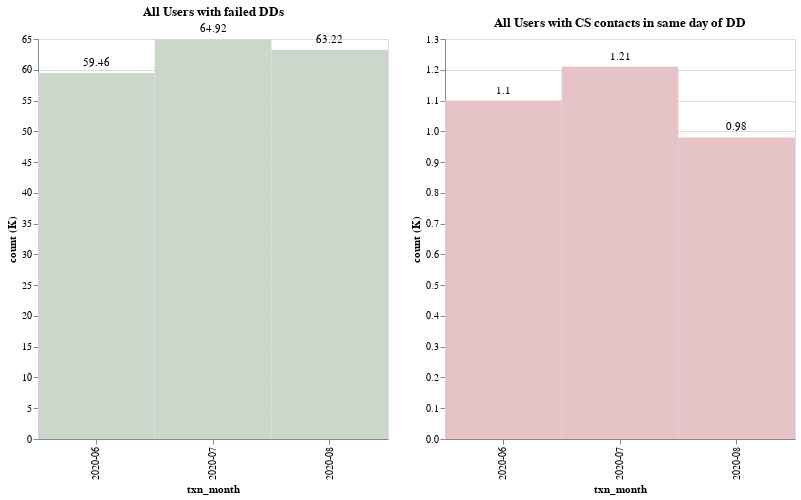

The cell this chart's notebook holds for it:
### Markdown cell above
As for failed direct debits, we have 62.5K users with this transaction type on average per month. Out of these, 1.1K (2%) contacted CS on the same day of the transaction.

When looking into all users with failed transactions, we have 618.6K users, and 2% of these contacted CS on the same day of the transaction (12K per month on average).

### Code cell
users_dd = af.column_single_label(
    all_dd_contacts_per_month[
        all_dd_contacts_per_month["label"] == "distinct_txn_users"
    ],
    af.green,
    "txn_month:O",
    "count (K):Q",
    350,
    400,
    "x",
)
users_contact_dd = af.column_single_label(
    all_dd_contacts_per_month[
        all_dd_contacts_per_month["label"] == "distinct_contact_users"
    ],
    af.pink,
    "txn_month:O",
    "count (K):Q",
    350,
    400,
    "x",
)

users_dd.properties(title="All Users with failed DDs") | users_contact_dd.properties(
    title="All Users with CS contacts in same day of DD"
)

### Figure 1 — Vega-Lite specification as saved in the notebook (floating-point values rounded to 4 significant figures)
{"config": {"view": {"continuousWidth": 400, "continuousHeight": 300}}, "hconcat": [{"layer": [{"mark": {"type": "rect", "color": "#CAD7CA"}, "encoding": {"x": {"type": "ordinal", "field": "txn_month", "sort": "x"}, "y": {"type": "quantitative", "field": "count (K)"}}, "height": 400, "width": 350}, {"mark": {"type": "text", "align": "center", "baseline": "middle", "dy": -10}, "encoding": {"text": {"type": "quantitative", "field": "count (K)"}, "x": {"type": "ordinal", "field": "txn_month", "sort": "x"}, "y": {"type": "quantitative", "field": "count (K)"}}, "height": 400, "width": 350}], "data": {"name": "data-642f13606e040be23b06d77fe91b3dce"}, "title": "All Users with failed DDs"}, {"layer": [{"mark": {"type": "rect", "color": "#E5C3C7"}, "encoding": {"x": {"type": "ordinal", "field": "txn_month", "sort": "x"}, "y": {"type": "quantitative", "field": "count (K)"}}, "height": 400, "width": 350}, {"mark": {"type": "text", "align": "center", "baseline": "middle", "dy": -10}, "encoding": {"text": {"type": "quantitative", "field": "count (K)"}, "x": {"type": "ordinal", "field": "txn_month", "sort": "x"}, "y": {"type": "quantitative", "field": "count (K)"}}, "height": 400, "width": 350}], "data": {"name": "data-92eb7b362458311b3f54327da93b0aee"}, "title": "All Users with CS contacts in same day of DD"}], "$schema": "https://vega.github.io/schema/vega-lite/v4.8.1.json", "datasets": {"data-642f13606e040be23b06d77fe91b3dce": [{"txn_month": "2020-06", "reject_reason": "ALL FAILED DD", "transaction_group": "direct debit", "label": "distinct_txn_users", "value": 59460.0, "count (K)": 59.46}, {"txn_month": "2020-08", "reject_reason": "ALL FAILED DD", "transaction_group": "direct debit", "label": "distinct_txn_users", "value": 63220.0, "count (K)": 63.22}, {"txn_month": "2020-07", "reject_reason": "ALL FAILED DD", "transaction_group": "direct debit", "label": "distinct_txn_users", "value": 64920.0, "count (K)": 64.92}], "data-92eb7b362458311b3f54327da93b0aee": [{"txn_month": "2020-06", "reject_reason": "ALL FAILED DD", "transaction_group": "direct debit", "label": "distinct_contact_users", "value": 1103.0, "count (K)": 1.1}, {"txn_month": "2020-08", "reject_reason": "ALL FAILED DD", "transaction_group": "direct debit", "label": "distinct_contact_users", "value": 981.0, "count (K)": 0.98}, {"txn_month": "2020-07", "reject_reason": "ALL FAILED DD", "transaction_group": "direct debit", "label": "distinct_contact_users", "value": 1206.0, "count (K)": 1.21}]}}
